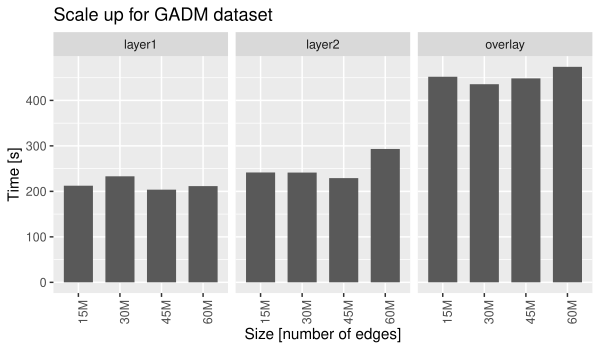

Generate this figure with R:
library(tidyverse)
setwd("/home/and/Documents/Papers/SDCEL/figures/experiments/GADM_scaleup/")

data0 = enframe(read_lines("GADM_scaleup_v01.txt"), value="line")

data1 = data0 %>%
  filter(str_detect(line, 'TIME')) 

fields1 = c("ts","start","appId","time","tag","stage","data")
fields2 = c("dataset", "tolerance", "overlay_method", "overlay_level", "partitions", "nodes", "run")
fields3 = c(NA, NA, "size")
data2 = data1 %>% 
  separate(sep = "\\|", col = "line", into = fields1, extra = "drop") %>%
  separate(sep = "_"  , col = "data", into = fields2, extra = "drop") %>%
  separate(sep = "/"  , col = "dataset", into = fields3, extra = "drop") %>%
  filter(stage == "layer1" | stage == "layer2" | stage == "overlay") %>%
  select(time, stage, size) %>%
  mutate(time = as.numeric(time) / 1000.0, size = as.factor(size)) %>%
  mutate(size = recode_factor(size, S0 = "15M", S1 = "30M", S2 = "45M", S3 = "60M"))

size_labels = c("15M", "30M", "45M", "60M")
data3 = data2 %>%
  group_by(size, stage) %>% summarise(time = mean(time))  %>%
  mutate(size = fct_relevel(size, size_labels))

write_tsv(data3, "GADM_scaleup.tsv")

p = ggplot(data3, aes(x = size, y = time)) + 
  geom_col(width = 0.7, position="dodge") + 
  theme(axis.text.x = element_text(angle = 90, hjust = 1)) +
  labs(x="Size [number of edges]", y="Time [s]", title=paste0("Scale up for GADM dataset")) +
  facet_wrap(~ stage)
plot(p)

W = as.numeric(Sys.getenv("R_WIDTH"))
H = as.numeric(Sys.getenv("R_HEIGHT"))
ggsave(paste0("GADM_scaleup.pdf"), width = W, height = H)
